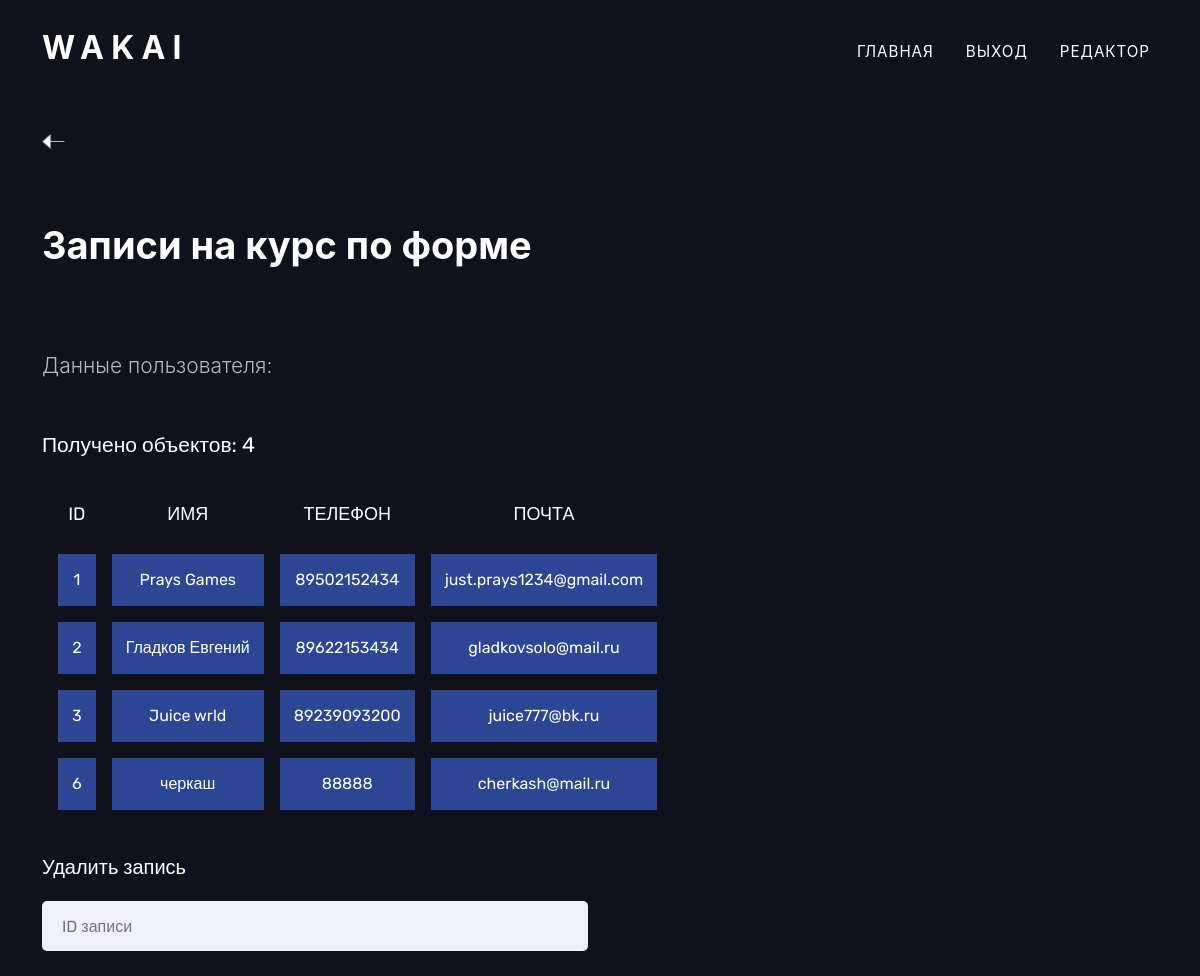
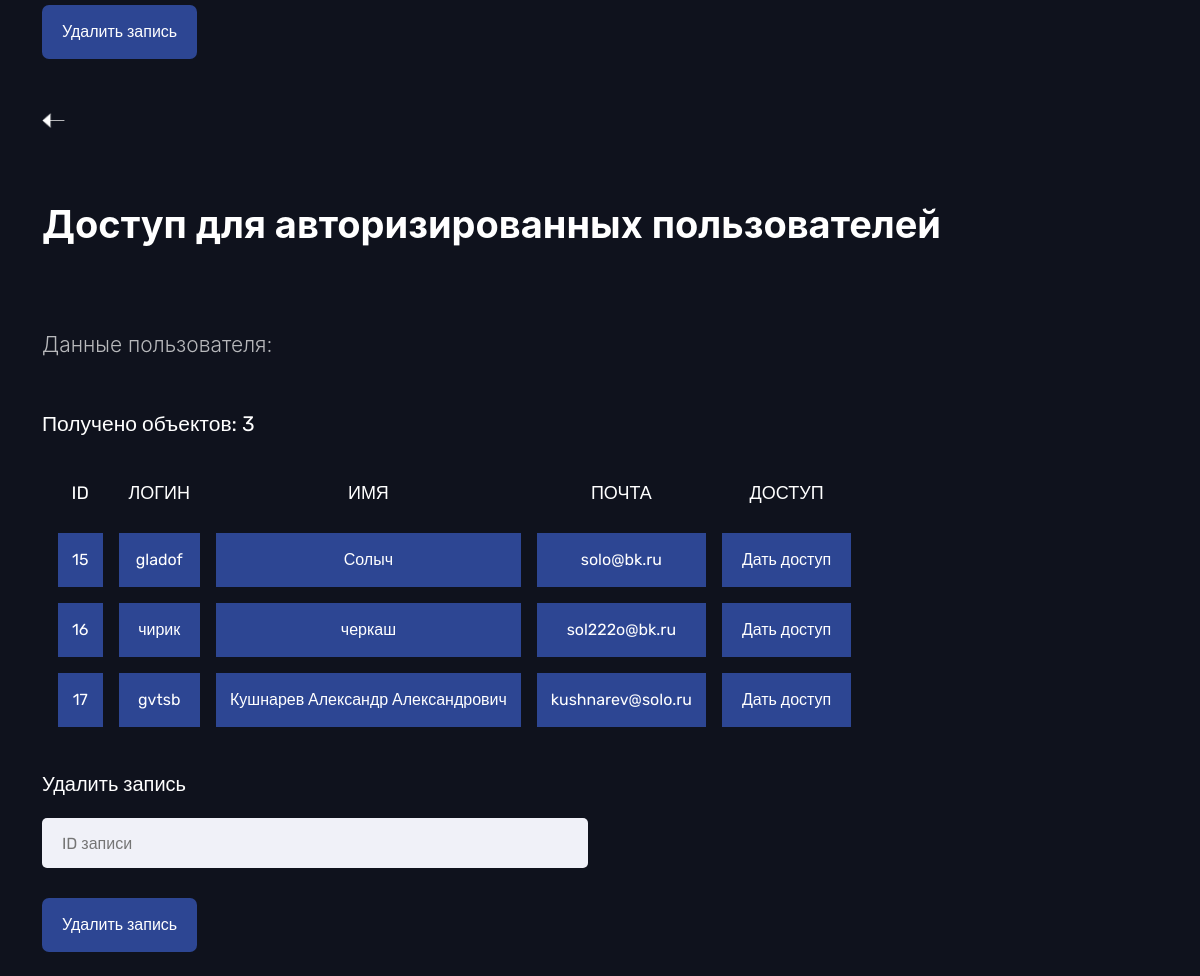
The app's page /php/admin_panel.php (signed in) with its own data (2 pictures, top to bottom).
### tables this page shows
CREATE TABLE `subscriptions` (
  `id` int NOT NULL,
  `name` varchar(255) NOT NULL,
  `phone` varchar(255) NOT NULL,
  `email` varchar(255) NOT NULL
);

CREATE TABLE `users` (
  `id` int NOT NULL,
  `login` varchar(255) NOT NULL,
  `password` varchar(255) NOT NULL,
  `full_name` varchar(255) NOT NULL,
  `email` varchar(255) NOT NULL,
  `isAdmin` int NOT NULL DEFAULT '0',
  `accept` int NOT NULL DEFAULT '0'
);

### php/admin_panel.php (the view, shortened to what this page needs)
<!DOCTYPE html>
<html lang="en">
<head>
    <link rel="stylesheet" href="../css/styles.css">
    <link rel="stylesheet" href="../css/secondstyle.css">
</head>
<body>
<?php include("header_admin.php") ?>
    <div class="mine container">
        <div class="row">
            <div class="col-lg-12">
                <div class="lilcont">
                    <img src="assets/img/Vector.png" alt="" width="23" height="15">
                </div>
            </div>
            <div class="zagolovok col-lg-12">
                <h1>Записи на курс по форме</h1>
            </div>
        </div>
        <div class="row">
            <div class="subzagolovok col-lg-12">
                <h2>Данные пользователя:</h2>
                <?php
                    $mysqli = new mysqli("localhost", "root", "", "rahat");
                    $sql = "SELECT * FROM subscriptions";
                    if($result = $mysqli->query($sql)){
                        $rowsCount = $result->num_rows;
                        echo "<p>Получено объектов: $rowsCount</p>";
                        echo "<table><tr><th>ID</th><th>Имя</th><th>Телефон</th><th>Почта</th></tr>";
                        foreach($result as $row){
                                echo "<td>" . $row["id"] . "</td>";
                                echo "<td>" . $row["name"] . "</td>";
                                echo "<td>" . $row["phone"] . "</td>";
                                echo "<td>" . $row["email"] . "</td>";
                        }
                        echo "</table>";
                    } else{
                        echo "Ошибка: " . $mysqli->error;
                    }
                ?>
            </div>
        </div>
        <div class="row">
            <div class="col-md-6">
            <form action="../php/deleteProducts.php" method="post">
                <div class="main-admin-block-delete" id="delete_Tovar">
                    <div class="main-admin-block-delete__p">
                        <br>
                        <p class="changedfont">Удалить запись</p>
                    </div>
                    <div class="input-box">
                        <input type="text" placeholder="ID записи" name="id">
                    </div>
                </div>
                <div class="button">
                    <button id="deleteTovar" name="deleteTovar">Удалить запись</button>
                </div>
            </form>
            </div>
        </div>
        <div class="row">
            <div class="col-lg-12">
                <div class="lilcont">
                    <img src="assets/img/Vector.png" alt="" width="23" height="15">
                </div>
            </div>
            <div class="zagolovok col-lg-12">
                <h1>Доступ для авторизированных пользователей</h1>
            </div>
        </div>
        <div class="row">
            <div class="subzagolovok col-lg-12">
                <h2>Данные пользователя:</h2>
                <?php
                    $mysqli = new mysqli("localhost", "root", "", "rahat");
                    $sql = "SELECT * FROM `users` WHERE `accept` = '0'";
                    if($result = $mysqli->query($sql)){
                        $rowsCount = $result->num_rows;
                        echo "<p>Получено объектов: $rowsCount</p>";
                        echo "<table><tr><th>ID</th><th>Логин</th><th>Имя</th><th>Почта</th><th>Доступ</th></tr>";
                        foreach($result as $row){
                            echo "<form action='accept.php' method='post'>";
                                echo "<td><input type='hidden' value='{$row['id']}' name='id'>" . $row["id"] . "</td>";
                                echo "<td><input type='hidden' value='{$row['login']}' name='login'>" . $row["login"] . "</td>";
                                echo "<td><input type='hidden' value='{$row['full_name']}' name='full_name'>" . $row["full_name"] . "</td>";
                                echo "<td><input type='hidden' value='{$row['email']}' name='email'>" . $row["email"] . "</td>";
                                echo "<td><button class='deletebut' name='accept'>Дать доступ</button></td>";
                            echo "</form>";
                        }
                        echo "</table>";
                    } else{
                        echo "Ошибка: " . $mysqli->error;
                    }
                ?>
            </div>
        </div>
        <div class="row">
            <div class="col-md-6">
            <form action="../php/deleteProducts.php" method="post">
                <div class="main-admin-block-delete" id="delete_Tovar">
                    <div class="main-admin-block-delete__p">
                        <br>
                        <p class="changedfont">Удалить запись</p>
                    </div>
                    <div class="input-box">
                        <input type="text" placeholder="ID записи" name="id">
                    </div>
                </div>
                <div class="button">
                    <button id="deleteTovar" name="deleteTovar">Удалить запись</button>
                </div>
            </form>
            </div>
        </div>
    </div>
</body>
</html>

### php/header_admin.php (shortened to what this page needs)
    <nav class="navbar navbar-expand-lg navbar-dark" id="mainNav">
    <div class="container">
                <?php
                if(!empty($_SESSION['login'])) {
                echo '<a class="navbar-brand" href="../index.php"><h2>WAKAI</h2></a>';
                }
                ?>
        <div class="collapse navbar-collapse" id="navbarResponsive">
            <ul class="navbar-nav text-uppercase ms-auto py-4 py-lg-0">
                <?php
                if(!empty($_SESSION['login'])) {
                    echo '<li class="nav-item"><a class="nav-link" href="../index.php">Главная</a></li>';
                    echo '<li class="nav-item"><a class="nav-link" href="out.php">Выход</a></li>';
                    echo '<li class="nav-item"><a class="nav-link" href="admin_panel.php">Редактор</a></li>';
                }
                ?>
            </ul>
        </div>
    </div>
</nav>

### css/secondstyle.css (style rules this page uses)
body { background-color: #0F121D; color: white; font-family: 'Rubik', sans-serif; }
a { text-decoration: none; color: white; }
.mine { background-color: #0F121D; min-height: 291px; }
.lilcont { display: flex; }
.lilcont img { margin-top: 30px; }
.zagolovok h1 { margin-top: 70px; font-style: normal; font-weight: 700; font-size: 38px; line-height: 140%; }
.subzagolovok { margin-top: 70px; }
.subzagolovok h2 { font-style: normal; font-weight: 300; font-size: 21px; line-height: 140%; color: rgba(255,255,255,0.7); }
.subzagolovok p { margin-top: 50px; font-style: normal; font-weight: 400; font-size: 21px; line-height: 140%; }

### php/admin_panel.php (style rules this page uses)
*, *::before, *::after { box-sizing: border-box; }
@media (prefers-reduced-motion: no-preference) { :root { scroll-behavior: smooth; } }
table { font-family: 'Rubik', sans-serif; text-align: center; border-collapse: separate; border-spacing: 1rem; color: white; border-radius: 15px; }
th { text-transform: uppercase; font-weight: 400; font-size: 18px; padding: 10px; }
td { background: rgba(65, 105, 225, 0.6); padding: 14px; color: white; }
.changedfont { font-size: 20px; }
#deleteTovar { color: #fff; font-size: 16px; background: rgba(65, 105, 225, 0.6); outline: none; border: none; padding: 15px 20px; border-radius: 7px; margin-bottom: 1.5rem; transition: 0.3s; }
.deletebut { color: #fff; font-size: 16px; background: rgba(65, 105, 225, 0); outline: none; border: none; transition: 0.3s; }

### records on screen
subscriptions: id "1", name "Prays Games", phone "89502152434", email "just.prays1234@gmail.com"
subscriptions: id "2", name "Гладков Евгений", phone "89622153434", email "gladkovsolo@mail.ru"
subscriptions: id "3", name "Juice wrld", phone "89239093200", email "juice777@bk.ru"
subscriptions: id "6", name "черкаш", phone "88888", email "cherkash@mail.ru"
users: id "15", login "gladof", full_name "Солыч", email "solo@bk.ru"
users: id "16", login "чирик", full_name "черкаш", email "sol222o@bk.ru"
users: id "17", login "gvtsb", full_name "Кушнарев Александр Александрович", email "kushnarev@solo.ru"

### other values on screen
$rowsCount "4"
$rowsCount "3"
